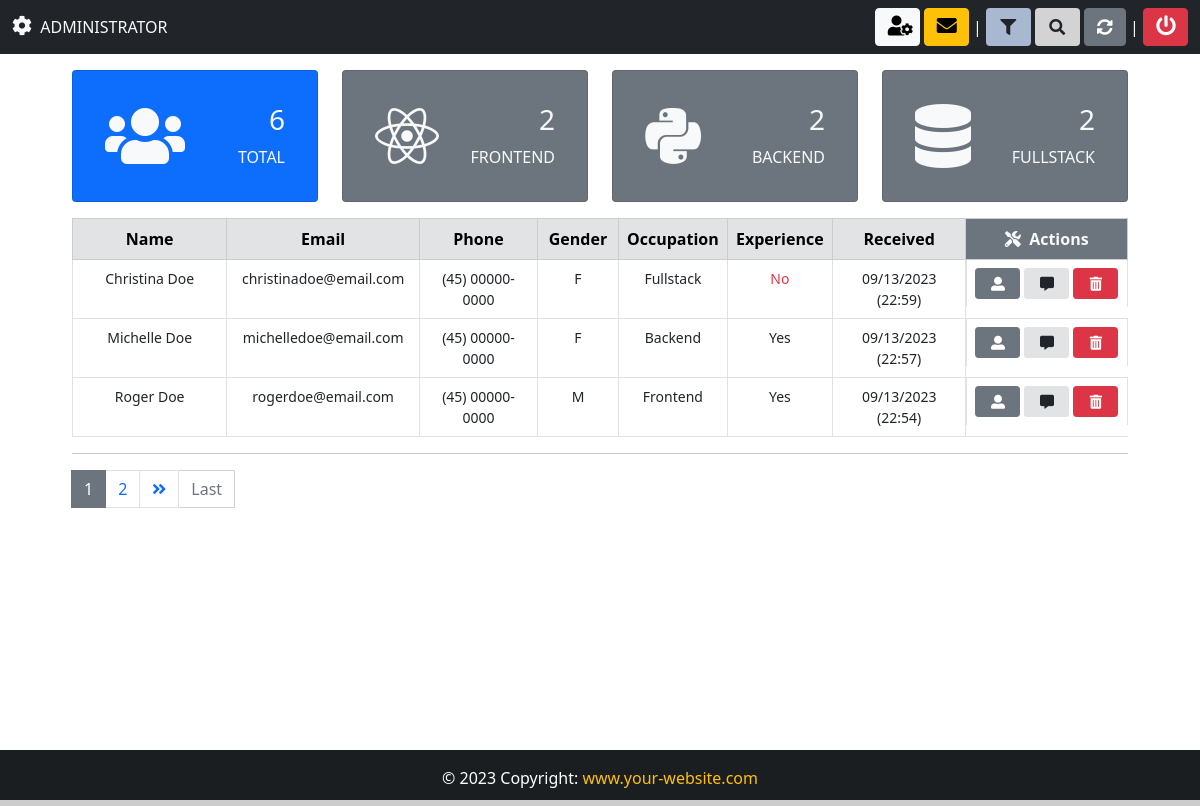
The page /backend/ (signed in) on the database as committed earlier.
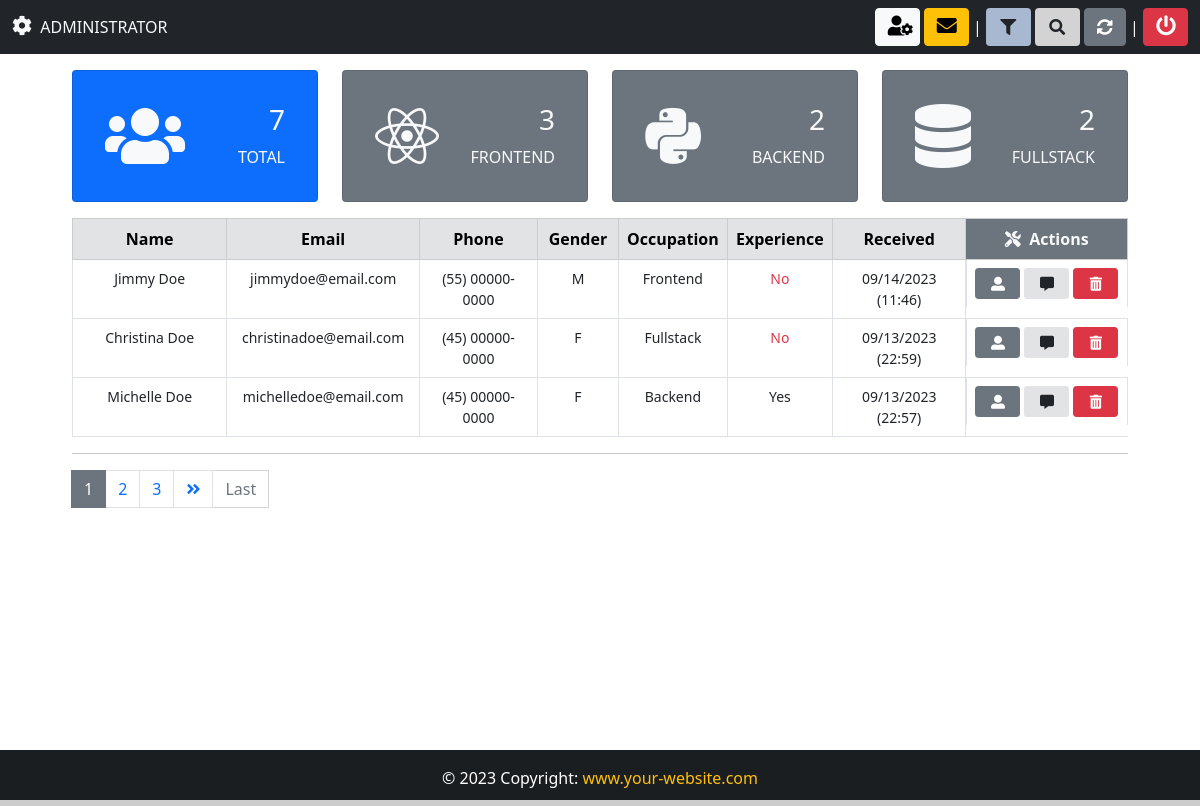
The same page on the database as committed later.
### App/models.py (models this page shows, shortened)
class Candidate(models.Model):
    firstname = models.CharField(max_length=50)
    lastname = models.CharField(max_length=50)
    job = models.CharField(max_length=5, verbose_name="Job Code")
    birth = models.DateField(
        auto_now=False, auto_now_add=False, verbose_name="Birthday"
    )
    phone = models.CharField(max_length=25)
    personality = models.CharField(max_length=50, null=True, choices=PERSONALITY)
    salary = models.CharField(max_length=50, verbose_name="Salary expectation")
    gender = models.CharField(max_length=10)
    experience = models.BooleanField(null=True)
    smoker = models.CharField(max_length=10, choices=SMOKER, default="")
    email = models.EmailField(max_length=50)
    message = models.TextField(verbose_name="Presentation")
    file = models.FileField(upload_to="resume", blank=True, verbose_name="Resume")
    image = models.ImageField(upload_to="photo", blank=True, verbose_name="Photo")
    created_at = models.DateTimeField(auto_now_add=True)
    situation = models.CharField(
        max_length=50, null=True, choices=SITUATION, default="Pending"
    )
    company_note = models.TextField(blank=True)
    frameworks = MultiSelectField(choices=FRAMEWORKS, max_length=50)
    languages = MultiSelectField(choices=LANGUAGES, max_length=50)
    databases = MultiSelectField(choices=DATABASES, max_length=50)
    libraries = MultiSelectField(choices=LIBRARIES, max_length=50)
    mobile = MultiSelectField(choices=MOBILE, max_length=50)
    others = MultiSelectField(choices=OTHERS, max_length=50)
    institution = models.CharField(max_length=50)
    course = models.CharField(max_length=50)
    started_course = models.DateField(auto_now_add=False)
    finished_course = models.DateField(blank=True, null=True, auto_now_add=False)
    about_course = models.TextField()
    status_course = models.CharField(max_length=50, null=True, choices=STATUS_COURSE)
    company = models.CharField(max_length=50)
    position = models.CharField(max_length=50)
    started_job = models.DateField(blank=True, null=True, auto_now_add=False)
    finished_job = models.DateField(blank=True, null=True, auto_now_add=False)
    about_job = models.TextField()
    employed = models.BooleanField(null=True, verbose_name="I am employed")
    remote = models.BooleanField(null=True, verbose_name="I agree to work remotely")
    travel = models.BooleanField(null=True, verbose_name="I'm available for travel")

### App/views.py (the view, shortened to what this page needs)
# urls.py: path("backend/", views.backend, name="backend"),
@login_required(login_url="login")
@cache_control(no_cache=True, must_revalidate=True, no_store=True)
def backend(request):
    if "f" in request.GET:
        f = request.GET["f"]
        all = Candidate.objects.filter(Q(job__iexact=f) | Q(gender__iexact=f)).order_by(
            "-created_at"
        )
    else:
        all = Candidate.objects.all().order_by("-created_at")
    paginator = Paginator(all, 3)
    page = request.GET.get("page")
    all_candidate = paginator.get_page(page)
    total = all.count()
    frontend = all.filter(job="FR-22")
    backend = all.filter(job="BA-10")
    fullstack = all.filter(job="FU-15")
    context = {
        "candidates": all_candidate,
        "total": total,
        "frontend": frontend,
        "backend": backend,
        "fullstack": fullstack,
    }
    return render(request, "backend.html", context)

### App/templates/backend.html (shortened to what the changed rows need)
{% extends "base.html" %}
{% block content %}
<div class="container" style="width: 90%;">
    <div class="mt-3 mb-2">
        {% include "dashboard/dashboard.html" %}
    </div>
    <table class="table table-bordered text-center">
        <thead class="table-secondary">
            <tr>
                <th style="width: 19%;">Name</th>
                <th style="width: 19%;">Email</th>
                <th style="width: 14%;">Phone</th>
                <th style="width: 8%;">Gender</th>
                <th style="width: 10%;">Occupation</th>
                <th style="width: 10%;">Experience</th>
                <th style="width: 15%;">Received</th>
                <th colspan="2" style="width: 5%;" class="bg-secondary text-light">
                    <i class="fa fa-tools"></i>&nbsp;&nbsp;Actions
                </th>
            </tr>
        </thead>
        <tbody style="font-size: 14px;">
            {% for data in candidates %}
            <tr>
                <td id="top-border" label="Name">{{ data.firstname }} {{ data.lastname }}</td>
                <td id="sm-border" label="Email">{{ data.email }}</td>
                <td id="sm-border" label="Phone">{{ data.phone }}</td>
                <td id="sm-border" label="Gender">{{ data.gender }}</td>
                {% if data.job == "FR-22" %}
                    <td id="sm-border" label="Occupation">Frontend</td>
                {% elif data.job == "BA-10" %}
                    <td id="sm-border" label="Occupation">Backend</td>
                {% else %}
                    <td id="sm-border" label="Occupation">Fullstack</td>
                {% endif %}
                {% if data.experience == False %}
                    <td id="sm-border" label="Experience"><span class="text-danger">No</span></td>
                {% else %}
                    <td id="sm-border" label="Experience">Yes</td>
                {% endif %}
                <td id="sm-border" label="Received">{{ data.created_at|date:"m/d/Y (H:i)" }}</td>
                <td class="btn-side">
                    <a href="{% url 'candidate' data.id %}" class="btn btn-secondary my-btn2 btn-sm" title="View candidate">
                        <i class="fas fa-user-alt"></i>
                    </a>
                    <a href="{% url 'chat_candidate' %}" class="btn my-btn2 btn-sm ms-1" title="About candidate" style="background-color: #e2e3e5;">
                        <i class="fas fa-comment-alt"></i>
                    </a>
                    {% if request.user.is_superuser %}
                    <a href="" class="btn btn-danger my-btn2 btn-sm ms-1" title="Delete" data-bs-toggle="modal" data-bs-target="#deleteModal{{ data.pk }}">
                        <i class="fas fa-trash-alt"></i>
                    </a>
                    {% endif %}
                </td>
                {% empty %}
                <td colspan="8">{{ request.GET.q }} <strong class="text-danger">No records found</strong></td>
            </tr>
            {% endfor %}
        </tbody>
    </table>
    <nav>
        {% if candidates.has_other_pages %}
        <ul class="pagination">
            {% for i in candidates.paginator.page_range %}
                {% if candidates.number == i %}
                <li class="page-item active">
                    <span class="page-link">{{ i }}
                    </span>
                </li>
                {% else %}
                <li class="page-item">
                    <a class="page-link" href="?page={{ i }}{% if request.GET.q %}&q={{ request.GET.q }}{% elif request.GET.f %}&f={{ request.GET.f }}{% endif %}">{{ i }}</a>
                </li>
                {% endif %}
            {% endfor %}
        </ul>
        {% endif %}
    </nav>
    <br><br><br>
</div>
{% endblock %}

Rows that differ between the two databases and show on the page:
no longer on this page (row unchanged): Candidate: firstname "Roger", lastname "Doe", email "rogerdoe@email.com", phone "(45) 00000-0000", gender "M", job "Frontend", experience "Yes", created_at "09/13/2023 (22:54)"
added Candidate: firstname "Jimmy", lastname "Doe", email "jimmydoe@email.com", phone "(55) 00000-0000", gender "M", job "Frontend", experience "No", created_at "09/14/2023 (11:46)"
Other text that changed with them:
{{ total }}: "6" → "7"
{{ frontend.count }}: "2" → "3"
new list line: "3"
